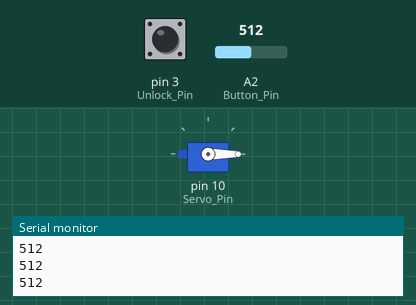
This program was run on a simulated SparkFun Pro Micro, built with avr-gcc and run on an emulated ATmega32U4. On the bench: servo, the last lines printed to the serial monitor. The test bench sets the inputs (shaded band); at power-on: A2 (Button_Pin) = 512, pin 3 (Unlock_Pin) HIGH.

Above: at 3.2 s.
3.3 s: A2 (Button_Pin) set to 1003
4.8 s: A2 (Button_Pin) set to 1020
At 5.16 s:
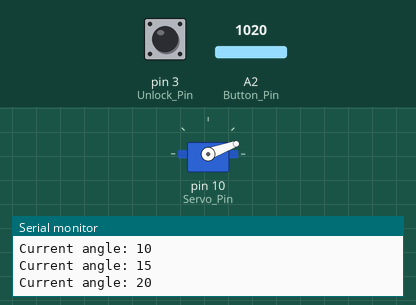
At 6.4 s:
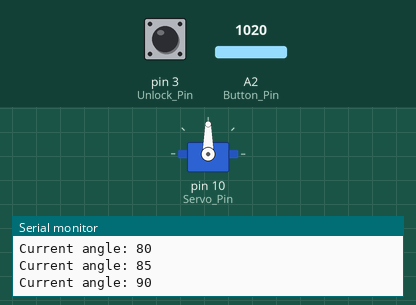
7.8 s: pin 3 (Unlock_Pin) pulled LOW for 0.3 s
At 8.03 s:
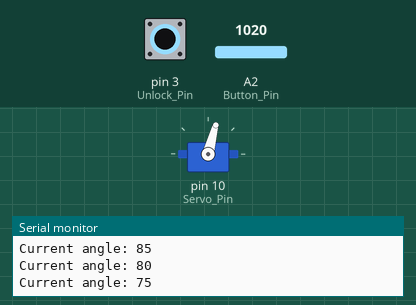
10.8 s: pin 3 (Unlock_Pin) pulled LOW for 1 s
13.8 s: pin 3 (Unlock_Pin) pulled LOW for 3.2 s
Timing chart, 0 to 17.3 s (numbered marks = the images above; inputs shaded):
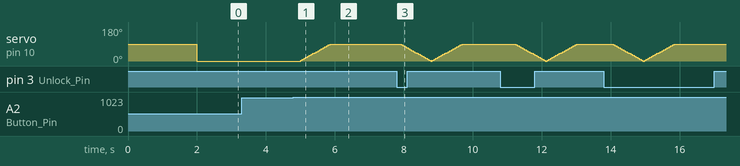

The program:

main.cpp
```cpp
#include <Arduino.h>
#include<Servo.h>

Servo locker; // this servo locks the hook of the key holder
#define Servo_Pin 10
#define Initial_Position 0
#define Lock_Angle 90
#define Unlock_Angle 0

#define bounce_time 200

#define Button_Pin A2
float Button_Threshold = 1020;

#define Unlock_Pin 3
bool isLocked = true;

void Turn_Angle(Servo &servo, int angle)
{
  int current_angle = servo.read();
  int difference_of_angles = angle - current_angle;

  for(int i = 0; i < abs(difference_of_angles); i += 5)
  {
    current_angle += 5*difference_of_angles / abs(difference_of_angles);
    Serial.print("Current angle: ");
    Serial.println(current_angle);
    servo.write(current_angle);
    delay(50);
  }
}

void Unlock()
{
  static unsigned long last_interrupt_time = 0;
    unsigned long interrupt_time = millis();
    // Serial.println("interrupt activated");
    if(interrupt_time - last_interrupt_time > bounce_time)
    {
        Serial.println("Unlocking Command Given");
        isLocked = false;
    }

    last_interrupt_time = interrupt_time;

}

void setup()
{
  Serial.begin(9600);
  pinMode(Unlock_Pin, INPUT_PULLUP);
  attachInterrupt(digitalPinToInterrupt(Unlock_Pin), Unlock, FALLING);

  locker.attach(Servo_Pin);

  delay(2000);
  locker.write(Initial_Position);

}

void loop()
{

  if(!isLocked)
  {
    Serial.println("Unlocking");
    Turn_Angle(locker, Unlock_Angle);
  }

  Serial.println(analogRead(Button_Pin));

  if(analogRead(Button_Pin) >= Button_Threshold)
  {
    Serial.println("Locking");
    Turn_Angle(locker, Lock_Angle);
    isLocked = true;
  }
  delay(500);

  // else
  // {
  //   isLocked = false;
  // }
}
```

Measured:
- the behaviour switches between 1019 and 1020 on A2 (Button_Pin) (found by bisection; images 0 and 1)
- after the input at 4.8 s, servo on pin 10 (Servo_Pin): moves from 0° to 90° over 0.86 s, starting after 0.20 s
